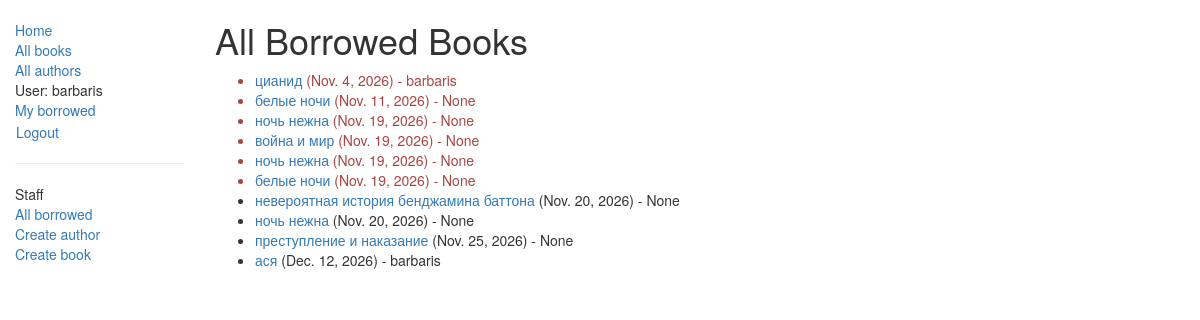
Screenshot of /catalog/borrowed/ (signed in) with the database file from the repository.
### catalog/models.py (models this page shows, shortened)
class BookInstance(models.Model):
    title = models.CharField(max_length=200)
    id = models.UUIDField(primary_key=True, default=uuid.uuid4,
                          help_text="Unique ID for this particular book across whole library")
    book = models.ForeignKey('Book', on_delete=models.RESTRICT, null=True)
    imprint = models.CharField(max_length=200)
    due_back = models.DateField(null=True, blank=True)
    borrower = models.ForeignKey(settings.AUTH_USER_MODEL, on_delete=models.SET_NULL, null=True, blank=True)
    class LoanStatus(models.TextChoices):
        MAINTENANCE = 'm', 'Maintenance'
        ON_LOAN = 'o', 'On loan'
        AVAILABLE = 'a', 'Available'
        RESERVED = 'r', 'Reserved'
    status = models.CharField(
        max_length=1,
        choices=LoanStatus,
        blank=True,
        default=LoanStatus.MAINTENANCE,
        help_text='Book availability',
    )
    class Meta:
        ordering = ['due_back']
    @property
    def is_overdue(self):
        return bool(self.due_back and date.today() > self.due_back)

class Book(models.Model):
    title = models.CharField(max_length=200)
    author = models.ForeignKey('Author', on_delete=models.SET_NULL, null=True)
    summary = models.TextField(max_length=1000, help_text="Enter a brief description of the book")
    isbn = models.CharField('ISBN',max_length=13, help_text='13 Character <a href="https://www.isbn-international.org/content/what-isbn">ISBN number</a>')
    genre = models.ManyToManyField(Genre, help_text="Select a genre for this book")
    def display_genre(self):
        """
        Creates a string for the Genre. This is required to display genre in Admin.
        """
        return ', '.join([genre.name for genre in self.genre.all()[:3]])
    display_genre.short_description = 'Genre'

### catalog/views.py (the view)
# urls.py: path('borrowed/', views.LoanedBooksAllListView.as_view(), name='all-borrowed'),
class LoanedBooksAllListView(LoginRequiredMixin, PermissionRequiredMixin, generic.ListView):
    model = BookInstance
    permission_required = 'catalog.can_mark_returned' # Замените на ваше приложение, если оно называется иначе
    template_name = 'catalog/bookinstance_list_borrowed_all.html'
    paginate_by = 10
    def get_queryset(self):
        return BookInstance.objects.filter(status__exact='o').order_by('due_back')

### catalog/templates/catalog/bookinstance_list_borrowed_all.html (shortened to what this page needs)
{% extends "base_generic.html" %}
{% block content %}
    <h1>All Borrowed Books</h1>
    {% if bookinstance_list %}
    <ul>
      {% for bookinst in bookinstance_list %}
      <li class="{% if bookinst.is_overdue %}text-danger{% endif %}">
        <a href="{% url 'book-detail' bookinst.book.pk %}">{{ bookinst.book.title }}</a>
        ({{ bookinst.due_back }}) - {{ bookinst.borrower }}
      </li>
      {% endfor %}
    </ul>
    {% else %}
      <p>There are no books borrowed.</p>
    {% endif %}
{% endblock %}

### catalog/templates/base_generic.html (shortened to what this page needs)
<!doctype html>
<html lang="en">
  <head>
    <link
      rel="stylesheet"
      href="https://maxcdn.bootstrapcdn.com/bootstrap/3.3.7/css/bootstrap.min.css" />
    {% load static %}
    <link rel="stylesheet" href="{% static 'css/styles.css' %}" />
  </head>
  <body>
    <div class="container-fluid">
      <div class="row">
        <div class="col-sm-2">
          {% block sidebar %}
            <ul class="sidebar-nav">
              <li><a href="{% url 'index' %}">Home</a></li>
              <li><a href="{% url 'books' %}">All books</a></li>
              <li><a href="{% url 'author' %}">All authors</a></li>
              {% if user.is_authenticated %}
              <li>User: {{ user.get_username }}</li>
              <li><a href="{% url 'my-borrowed' %}">My borrowed</a></li>
              <li>
                <form id="logout-form" method="post" action="{% url 'logout' %}">
                    <button type="submit" class="btn btn-link">Logout</button>
                </form>
              </li>
              {% else %}
              <li><a href="{% url 'login' %}?next={{ request.path }}">Login</a></li>
              {% endif %}
                {% if user.is_staff %}
                <hr>
                <ul class="sidebar-nav">
                <li>Staff</li>
                    <li><a href="{% url 'all-borrowed' %}">All borrowed</a></li>
                {% if perms.catalog.add_author %}
                    <li><a href="{% url 'author-create' %}">Create author</a></li>
                {% endif %}
                {% if perms.catalog.add_book %}
                    <li><a href="{% url 'book-create' %}">Create book</a></li>
                {% endif %}
                </ul>
                {% endif %}
            </ul>
          {% endblock %}
        </div>
        <div class="col-sm-10 ">{% block content %}{% endblock %}
        </div>
      </div>
    </div>
  </body>
</html>

### catalog/static/css/styles.css (style rules this page uses)
.sidebar-nav { margin-top: 20px; padding: 0; list-style: none; }
#logout-form { display: inline; }
#logout-form button { padding: 0; margin: 0; }

### rows the page displays
BookInstance: book "цианид", due_back "Nov. 4, 2026", borrower "barbaris"
BookInstance: book "белые ночи", due_back "Nov. 11, 2026", borrower "None"
BookInstance: book "ночь нежна", due_back "Nov. 19, 2026", borrower "None"
BookInstance: book "война и мир", due_back "Nov. 19, 2026", borrower "None"
BookInstance: book "ночь нежна", due_back "Nov. 19, 2026", borrower "None"
BookInstance: book "белые ночи", due_back "Nov. 19, 2026", borrower "None"
BookInstance: book "невероятная история бенджамина баттона", due_back "Nov. 20, 2026", borrower "None"
BookInstance: book "ночь нежна", due_back "Nov. 20, 2026", borrower "None"
BookInstance: book "преступление и наказание", due_back "Nov. 25, 2026", borrower "None"
BookInstance: book "ася", due_back "Dec. 12, 2026", borrower "barbaris"

### other values shown
{{ user.get_username }} "barbaris"
